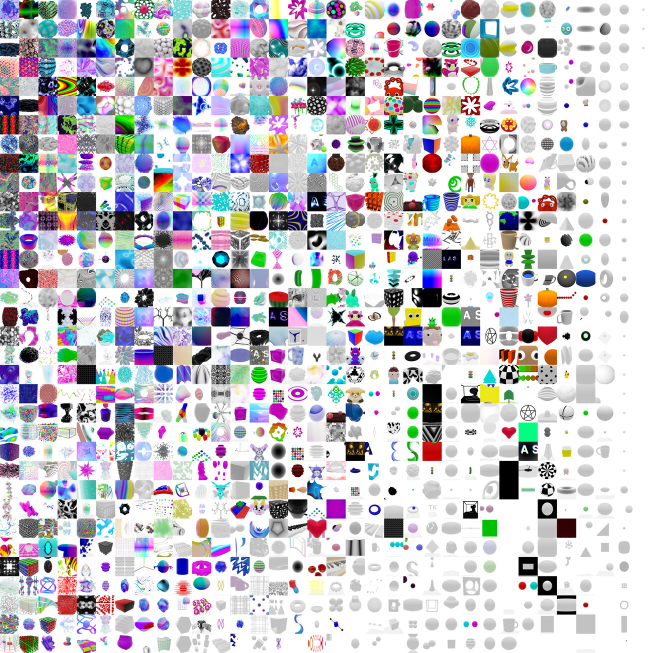
#> input picture small_grid.jpg, 1306 x 1306 px (shown at 1/2 size)
$ python -i reduce_res.py   (imports and definitions only)
#> lines starting #> are read from the running program, lines starting #| are printed output that depends on the picture
from PIL import Image
import rawpy
import os

def compress_and_crop_image(image_path, output_path, target_size=(1280, 1280), quality=20):
    """
    Compress and trim an image to a square (by trimming excess from one side), then resize to the target size.

    Parameters:
        image_path (str): Path to the input image file.
        output_path (str): Path to save the compressed and cropped image.
        target_size (tuple): Target dimensions (width, height). Default is (512, 512).
        quality (int): Quality of the output image (1-95, lower means higher compression). Default is 10.
    """
#> called with image_path = 'small_grid.jpg', output_path = 'out.png', target_size = (1280, 1280), quality = 20
    try:
        # Check if the file is a RAW file
        if image_path.lower().endswith(('.nef', '.cr2', '.arw', '.dng', '.raw')):
            # Process RAW file with rawpy
            with rawpy.imread(image_path) as raw:
                img_data = raw.postprocess()
                img = Image.fromarray(img_data)
        else:
            # Open the image for other formats
            img = Image.open(image_path)
#> img is the input picture: PIL image 1306x1306 RGB; mean R, G, B 198, 196.5, 202.1

        # Ensure the image has an alpha channel for transparency handling
        img = img.convert("RGB") if img.mode != "RGB" else img

        # Get image dimensions
        width, height = img.size
#> width = 1306; height = 1306

        # Determine the size of the square to trim (smallest dimension)
        square_size = min(width, height)
#> square_size = 1306

        # Calculate the coordinates for trimming the image to square
        left = (width - square_size) // 2
#> left = 0
        top = (height - square_size) // 2
#> top = 0
        right = left + square_size
#> right = 1306
        bottom = top + square_size
#> bottom = 1306

        # Trim the image to a square
        img_trimmed = img.crop((left, top, right, bottom))

        # Resize to target dimensions (512x512)
        img_resized = img_trimmed.resize(target_size, Image.Resampling.LANCZOS)
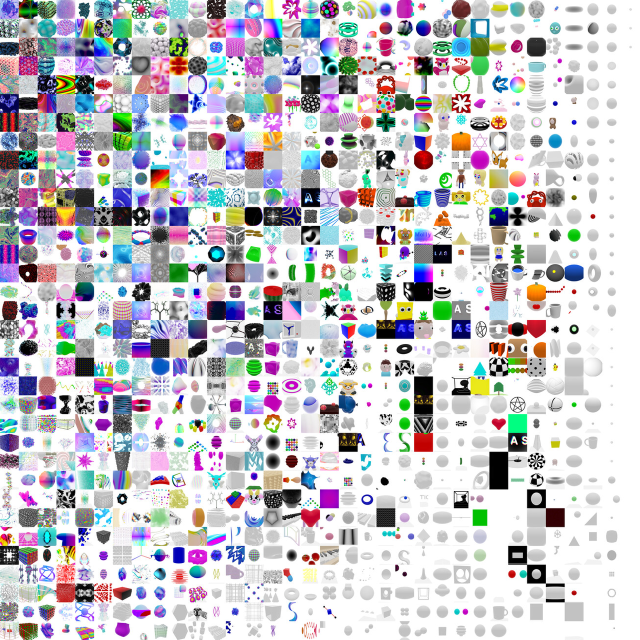
#> img_resized: PIL image 1280x1280 RGB (shown at 1/2 size); mean R, G, B 197.9, 196.4, 202

        # Save with high compression
        img_resized.save(output_path, "JPEG", quality=quality, optimize=True)

        #print(f"Image saved to {output_path} with size {target_size} and quality {quality}.")

    except Exception as e:
        print(f"Error processing the image: {e}")

# Example usage
# [4 lines not run here, left out]

>>> result = compress_and_crop_image('small_grid.jpg', 'out.png')
